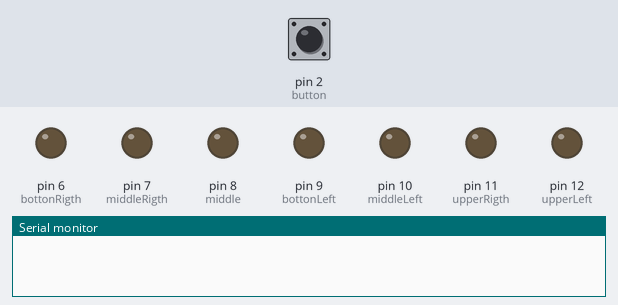
Simulated run of this sketch. Board: Arduino Uno, built with avr-gcc and run on an emulated ATmega328P. On the bench: output pins drawn as LEDs (lit = HIGH), the last lines printed to the serial monitor. The test bench sets the inputs (shaded band); at power-on: pin 2 (button) LOW. Random numbers use the default seed unless the sketch sets one.

Above: at 1.2 s.
1.3 s: pin 2 (button) pulled HIGH for 0.15 s
At 1.8 s:
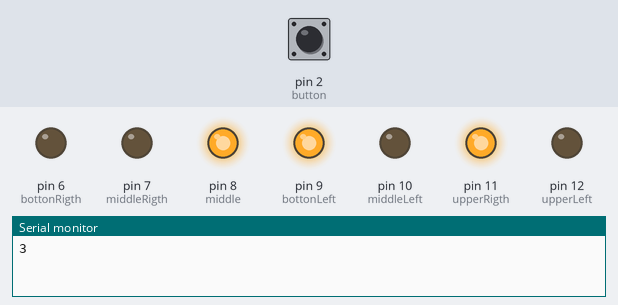
4.4 s: pin 2 (button) pulled HIGH for 3.2 s
10.6 s: pin 2 (button) pulled HIGH for 1 s
At 11.3 s:
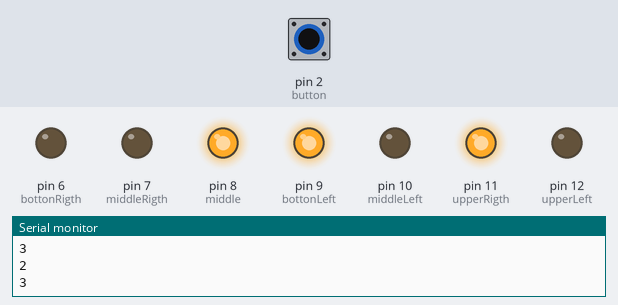
14.6 s: pin 2 (button) pulled HIGH for 1 s
At 15.7 s:
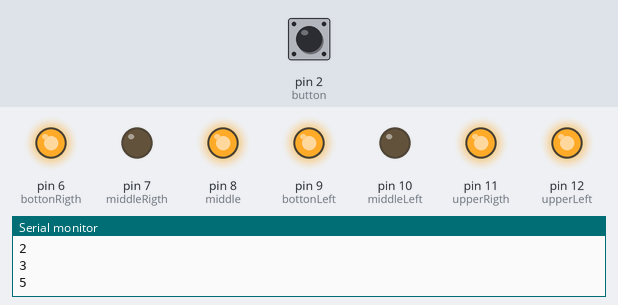
18.6 s: pin 2 (button) pulled HIGH for 3.2 s
Timing chart, 0 to 24.6 s (numbered marks = the images above; inputs shaded):
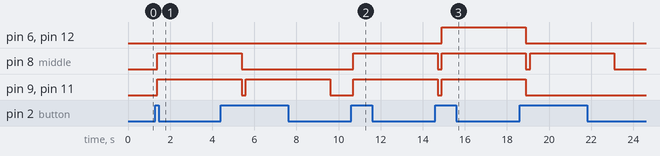

The sketch:

Wuerfel.ino
```cpp
/*
Dieses Programm stellt einen Wuerfel dar. Durch betaetigen des Tasters wird gewuerfelt.
Das Ergebnis wird mit Hilfe von 7 LEDs angezeigt, die in Wuerfeloptik angeordnet sind.
*/


/*
 * Variablendefinition
*/
// Anschluss Button
  const int button = 2;
  // Anschluss LEDs fuer Wuerfel
  const int bottonRigth = 6;
  const int middleRigth = 7;
  const int middle = 8;
  const int bottonLeft = 9;
  const int middleLeft = 10;
  const int upperRigth = 11;
  const int upperLeft = 12;
// Status für Button 0 = gedrueckt, 1 = gedrueckt
int state = 0;
// Zufallszahl fuer Wuerfelergebnis
long randNumber;


/*
 * Initial setup
*/
void setup() {
  /*Die Pins an denen eine LED angeschlossen ist werden als Output definiert*/
  pinMode(bottonLeft, OUTPUT);
  pinMode(bottonRigth, OUTPUT);
  pinMode(middleLeft, OUTPUT);
  pinMode(middle, OUTPUT);
  pinMode(middleRigth, OUTPUT);
  pinMode(upperLeft, OUTPUT);
  pinMode(upperRigth, OUTPUT);
  //Der Pin an dem der Button angeschlossen ist, wird als Input definiert
  pinMode(button, INPUT);
  //oeffnet serial port, setzt Datenrate auf 9600 bps
  Serial.begin(9600);
  //Setzt den Ausgangspunkt fuer die random Funktion
  randomSeed(analogRead(0));
}

/*
 * Hauptprogramm (Endlosschleife)
*/
void loop() {
  /*Button lesen, wenn Higth dann wuerfeln*/
  if (buttonState() == 1 && state == 0) {
    state == 1;
    randomNumber(4000);
  }
  if (buttonState() == 0) {
    state == 0;
    delay(100);
  }
}


/*
 * erzeugt eine zufallszahl zwischen 1 und 6 und ruft die entsprechene Funktion auf
 *
 * @par time Zeit die nach dem Anzeigen einer Zahl gewartet wird in Millisekunden
*/
void randomNumber(int time) {
  randNumber = random(1, 7);
    delay(100);
    // gibt die Zufallszahl an einem angeschlossenen Bildschirm aus (falls vorhanden)
    Serial.println(randNumber);

    /*Je nach Zufallszahl, wird das entsprechende Wuerfelbild aufgerufen*/
    switch(randNumber) {
      case 1: one();
            break;
      case 2: two();
            break;
      case 3: three();
            break;
      case 4: four();
            break;
      case 5: five();
            break;
      case 6: six();
            break;
    }
    delay(time);
    //Schaltet alle LEDs wieder aus
    clearAll();
    delay(100);
}

/*
 * Ueberprueft, ob der Button gedrueckt ist oder nicht
 *
 * @return 1 wenn gedrueckt, 0 wenn nicht gedrueckt
*/
int buttonState(){
  if(digitalRead(button)) {
    return 1;
  } else {
    return 0;
  }
}

/*
 * Schaltet LEDs fuer Wuerfelergebis 6 ein
*/
void six() {
  digitalWrite(bottonLeft, HIGH);
  digitalWrite(middleLeft, HIGH);
  digitalWrite(upperLeft, HIGH);
  digitalWrite(bottonRigth, HIGH);
  digitalWrite(middleRigth, HIGH);
  digitalWrite(upperRigth, HIGH);
}
/*
 * Schaltet LEDs fuer Wuerfelergebis 5 ein
*/
void five() {
  digitalWrite(bottonLeft, HIGH);
  digitalWrite(upperLeft, HIGH);
  digitalWrite(bottonRigth, HIGH);
  digitalWrite(upperRigth, HIGH);
  digitalWrite(middle, HIGH);
}

/*
 * Schaltet LEDs fuer Wuerfelergebis 4 ein
*/
void four() {
  digitalWrite(bottonLeft, HIGH);
  digitalWrite(upperLeft, HIGH);
  digitalWrite(bottonRigth, HIGH);
  digitalWrite(upperRigth, HIGH);
}

/*
 * Schaltet LEDs fuer Wuerfelergebis 3 ein
*/
void three() {
  digitalWrite(bottonLeft, HIGH);
  digitalWrite(middle, HIGH);
  digitalWrite(upperRigth, HIGH);
}

/*
 * Schaltet LEDs fuer Wuerfelergebis 2 ein
*/
void two() {
  digitalWrite(bottonLeft, HIGH);
  digitalWrite(upperRigth, HIGH);
}

/*
 * Schaltet LED fuer Wuerfelergebis 1 ein
*/
void one() {
  digitalWrite(middle, HIGH);
}


/*
 * Schaltet alle LEDs aus
*/
void clearAll() {
  digitalWrite(bottonLeft, LOW);
  digitalWrite(middleLeft, LOW);
  digitalWrite(upperLeft, LOW);
  digitalWrite(bottonRigth, LOW);
  digitalWrite(middleRigth, LOW);
  digitalWrite(upperRigth, LOW);
  digitalWrite(middle, LOW);
}
```

Measured:
- after the input at 1.3 s, pin 8 (middle), pin 9 (bottonLeft), pin 11 (upperRigth): LOW → HIGH after 0.10 s
- after the input at 10.6 s, pin 8 (middle), pin 9 (bottonLeft), pin 11 (upperRigth): LOW → HIGH after 0.10 s
- after the input at 14.6 s, pin 6 (bottonRigth), pin 12 (upperLeft): LOW → HIGH after 0.30 s
